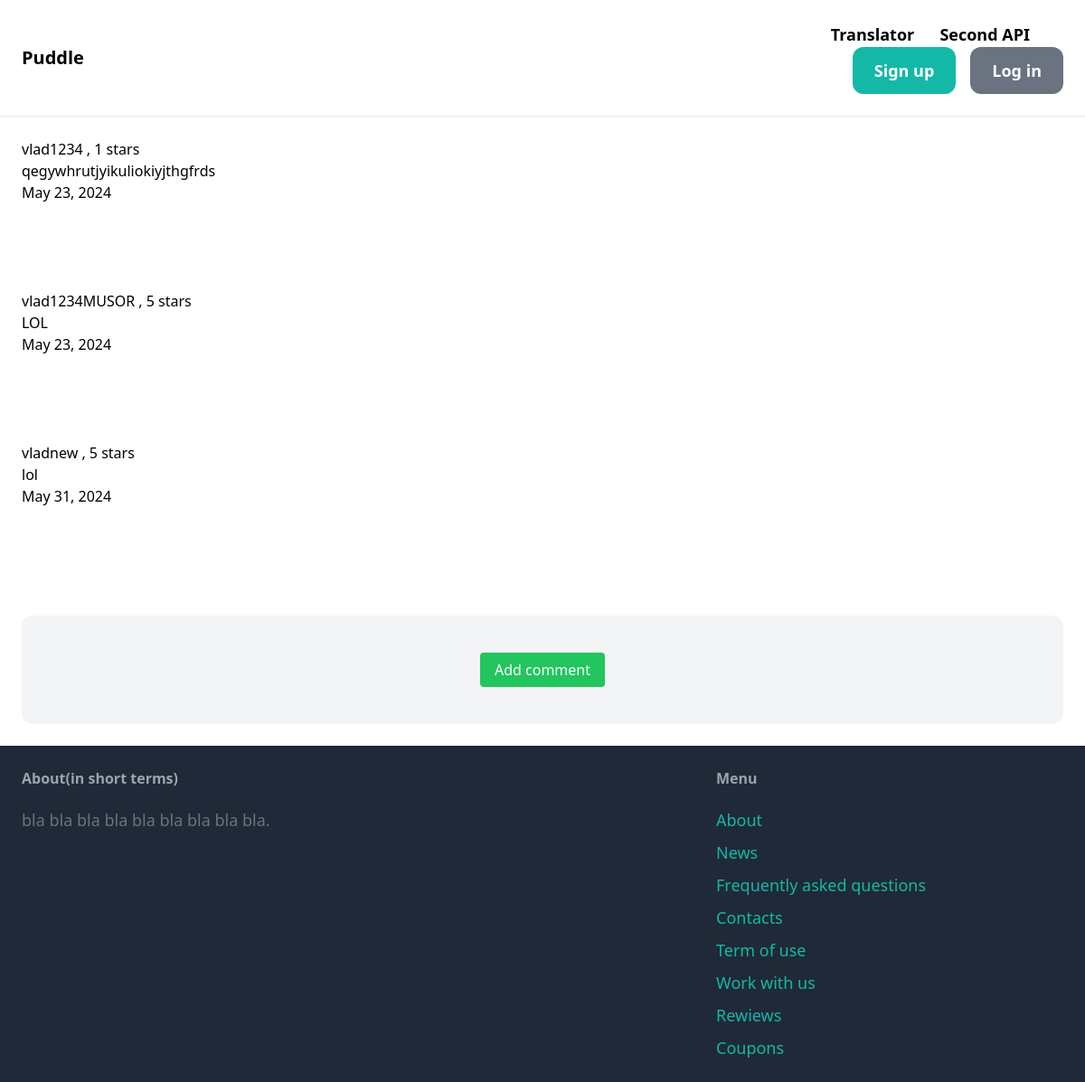
The page /rewiews/ on the database its author committed.
### toys/models.py (models this page shows, shortened)
class Rewiews(models.Model):
    id = models.AutoField(primary_key=True)
    rewiew=models.CharField(max_length=1500)
    client_id=models.ForeignKey(User, on_delete=models.CASCADE)
    date=models.DateField(null=True)
    stars = models.PositiveSmallIntegerField(
        validators=[MinValueValidator(1), MaxValueValidator(5)],
        help_text="Rating from 1 to 5 stars"
    ,default=5)

### core/models.py (models this page shows, shortened)
class User(AbstractUser):
    date_of_birth = models.DateField('date_of_birth', null=True, blank=True)
    address = models.CharField('address', max_length=255, blank=True)
    number = models.CharField('phone number', max_length=20, blank=True)
    has_rewiews=models.BooleanField('has_rewiews', default=False)
    user_permissions = models.ManyToManyField(Permission, related_name='custom_user_set')

### core/views.py (the view)
# urls.py: path('rewiews/',views.rewiews,name='rewiews'),
def rewiews(request):
    reviews=Rewiews.objects.all()
    return render(request,'core/rewiews.html',{'reviews':reviews, 'request':request})

### core/templates/core/rewiews.html
{% extends 'core/base.html' %}
{% block content %}
<div class="questions-list">
    {% for rev in reviews %}
    <div class="question">
            <h1 class="question-title">   {{ rev.client_id.username }} , {{rev.stars}} stars</h1>
        <div class="question-details">
            <p class="question-answer">   {{ rev.rewiew }}</p>
            <p> {{ rev.date }}</p>
        </div>
    </div>
    <br><br><br><br>
    {% endfor %}
</div>
<div class="mt-6 px-6 py-12 bg-gray-100 rounded-xl">
        <div class="text-center">
        {% if request.user.is_staff or request.user.is_superuser %}
        {% else %}
            {% if request.user.is_authenticated %}
                {% if request.user.has_rewiews %}
                <a href="/add_comment" class="bg-green-500 text-white py-2 px-4 rounded hover:bg-green-700 transition-colors duration-300">
                   Change comment
                 </a>
                {% else %}
                <a href="/add_comment" class="bg-green-500 text-white py-2 px-4 rounded hover:bg-green-700 transition-colors duration-300">
                    Add comment
                </a>
               {% endif %}
            {% else %}
            <a href="/login" class="bg-green-500 text-white py-2 px-4 rounded hover:bg-green-700 transition-colors duration-300">
                Add comment
            </a>
            {% endif %}
        {% endif %}
        </div>
    </div>
{% endblock %}

### rows shown on the page
Rewiews: client_id.username "vlad1234", stars "1", rewiew "qegywhrutjyikuliokiyjthgfrds", date "May 23, 2024"
Rewiews: client_id.username "vlad1234MUSOR", stars "5", rewiew "LOL", date "May 23, 2024"
Rewiews: client_id.username "vladnew", stars "5", rewiew "lol", date "May 31, 2024"
